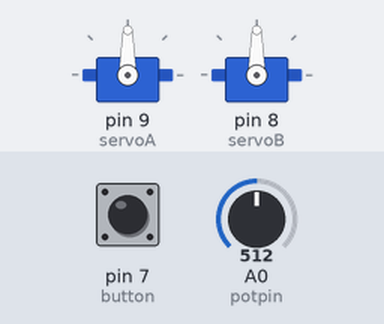
Bench run of a sketch on a simulated Arduino Uno, built with avr-gcc and run on an emulated ATmega328P. On the bench: 2 × servo. The inputs (shaded band) are chosen by the test bench; at power-on: pin 7 (button) LOW, A0 (potpin) = 512.

Above: at 1.2 s.
1.3 s: pin 7 (button) pulled HIGH for 0.15 s
Timing chart, 0 to 4.3 s (numbered marks = the images above; inputs shaded):
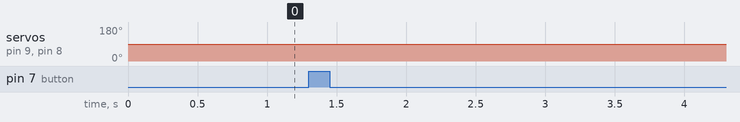

Measured:
- after the input at 1.3 s, servo on pin 9 (servoA), servo on pin 8 (servoB): 90° → 89° at once

The sketch:

joystickPotTwoServo.ino
```cpp
#include <Servo.h>

Servo servoA;  // create servo object to control a servo
Servo servoB;  // create servo object to control a servo

int potpin = 0;  // analog pin used to connect the potentiometer
int valuePot =0;    // variable to read the value from the analog pin
int verticalPin=2; //joystick
int horizontalPin=3;//joyystick
int button= 7;
float verticalValue=0;
float horizontalValue=0;
boolean joystick=true;
boolean pot = false;

void setup()
{
  servoA.attach(9);  // attaches the servo on pin 9 to the servo object
  servoB.attach(8);
  pinMode(potpin,INPUT);
  pinMode(verticalPin,INPUT);
  pinMode(horizontalPin,INPUT);
  pinMode(7,INPUT);
}

void loop()
{
  if(digitalRead(button)==HIGH&&joystick==true&&pot==false)
  {
    servoPot();
  }
  else if(digitalRead(button)==HIGH&&joystick==false&&pot==true)
  {
    servojoystick();
  }

}
void servojoystick()
{

    verticalValue = analogRead(verticalPin);            // reads the value of the potentiometer (value between 0 and 1023)
    verticalValue = map(verticalValue, 0, 1023, 0, 179);     // scale it to use it with the servo (value between 0 and 180)
    servoA.write(verticalValue);                  // sets the servo position according to the scaled value
    delay(15);                           // waits for the servo to get there

    horizontalValue = analogRead(horizontalPin);            // reads the value of the potentiometer (value between 0 and 1023)
    horizontalValue = map(horizontalValue, 0, 1023, 0, 179);     // scale it to use it with the servo (value between 0 and 180)
    servoB.write(horizontalValue);                  // sets the servo position according to the scaled value
    delay(15);

}
void servoPot()
{
  valuePot = analogRead(potpin);            // reads the value of the potentiometer (value between 0 and 1023)
    valuePot = map(valuePot, 0, 1023, 0, 179);     // scale it to use it with the servo (value between 0 and 180)
    servoA.write(valuePot);                  // sets the servo position according to the scaled value
    servoB.write(valuePot);
    delay(15);
}
```
